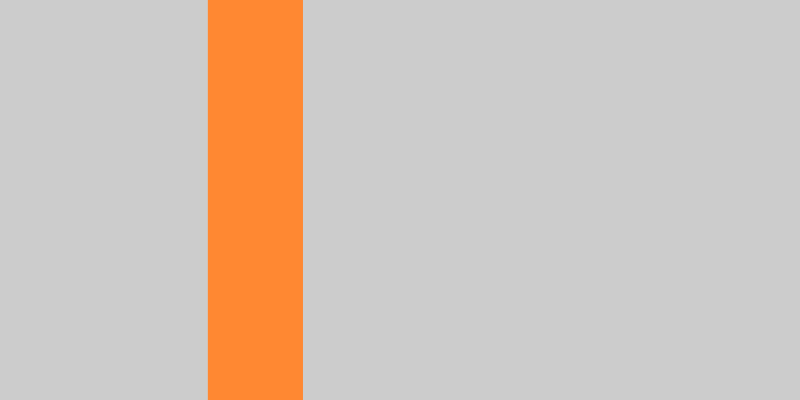
Frame 1 (no input)
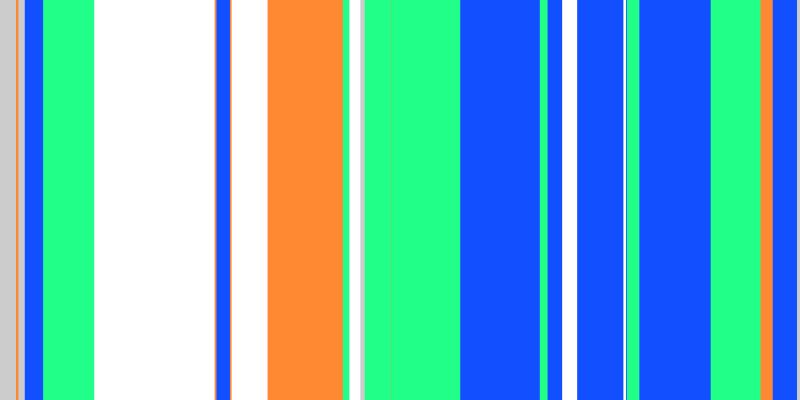
Frame 60 (the mouse pressed at the canvas centre just before this capture)
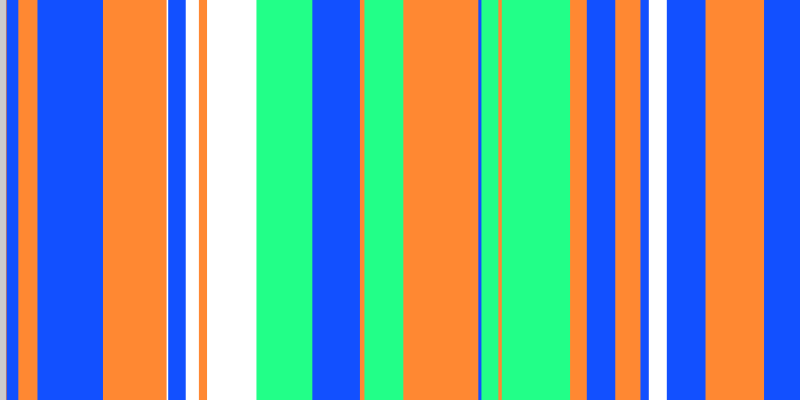
Frame 120 (the mouse held since frame 60 and released just before this capture)

The Processing sketch that drew these frames (run headless with seeded random() and noise(); from frame 60 on, the mouse is pressed at the canvas centre):

// Processing sketch: s046_random_array_item
// ── s046_random_array_item.pde
//int[] colors = { #125025, #227088, #028832 };
int[] colors;

void setup() {
  size(800, 400);
  noStroke();
  colors = new int[4];
  colors[0] = #1250FF;
  colors[1] = #22FF88;
  colors[2] = #FF8832;
  colors[3] = #FFFFFF;
}

void draw() {
  // randomly choose an item from the array
  fill(colors[int(random(colors.length))]);
  rect(random(width), 0, random(100), height);
}
